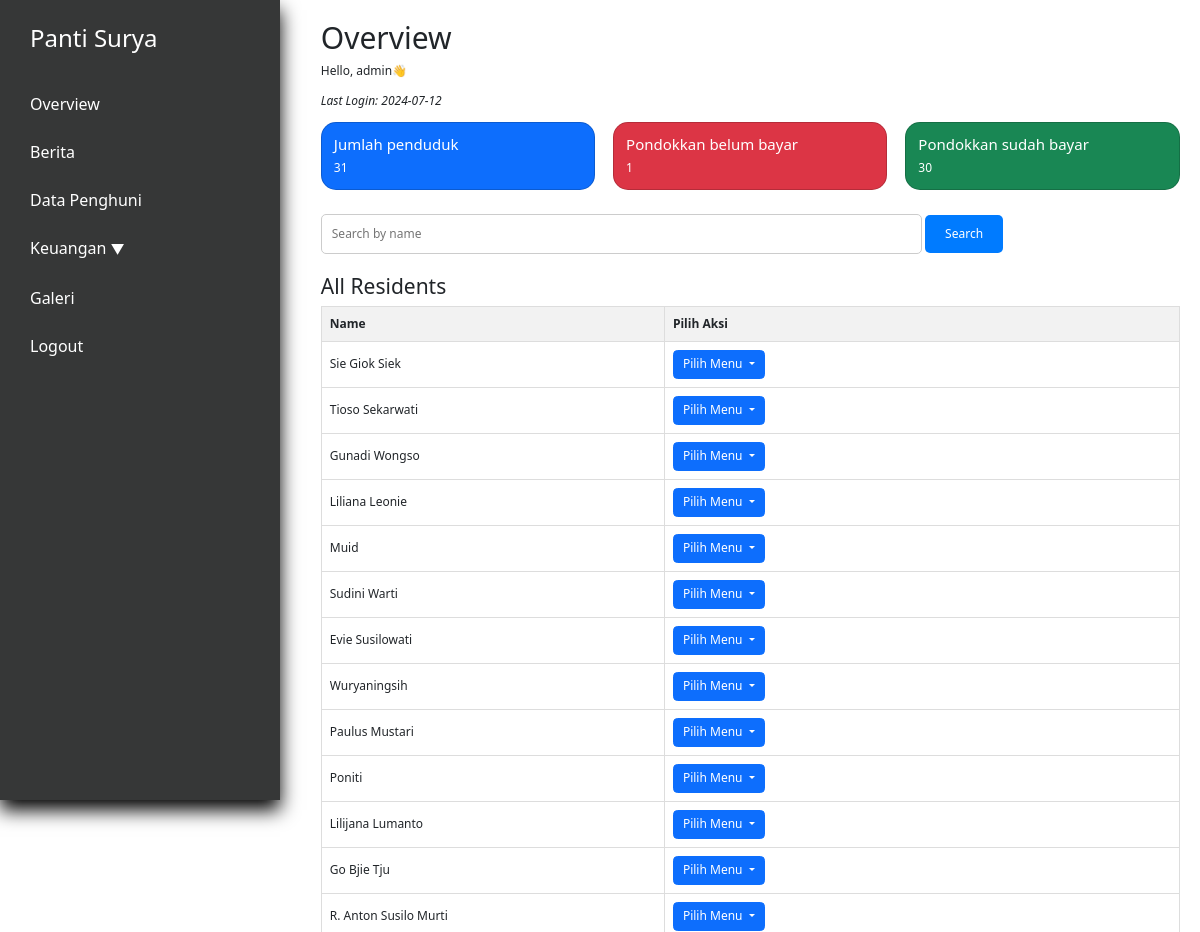
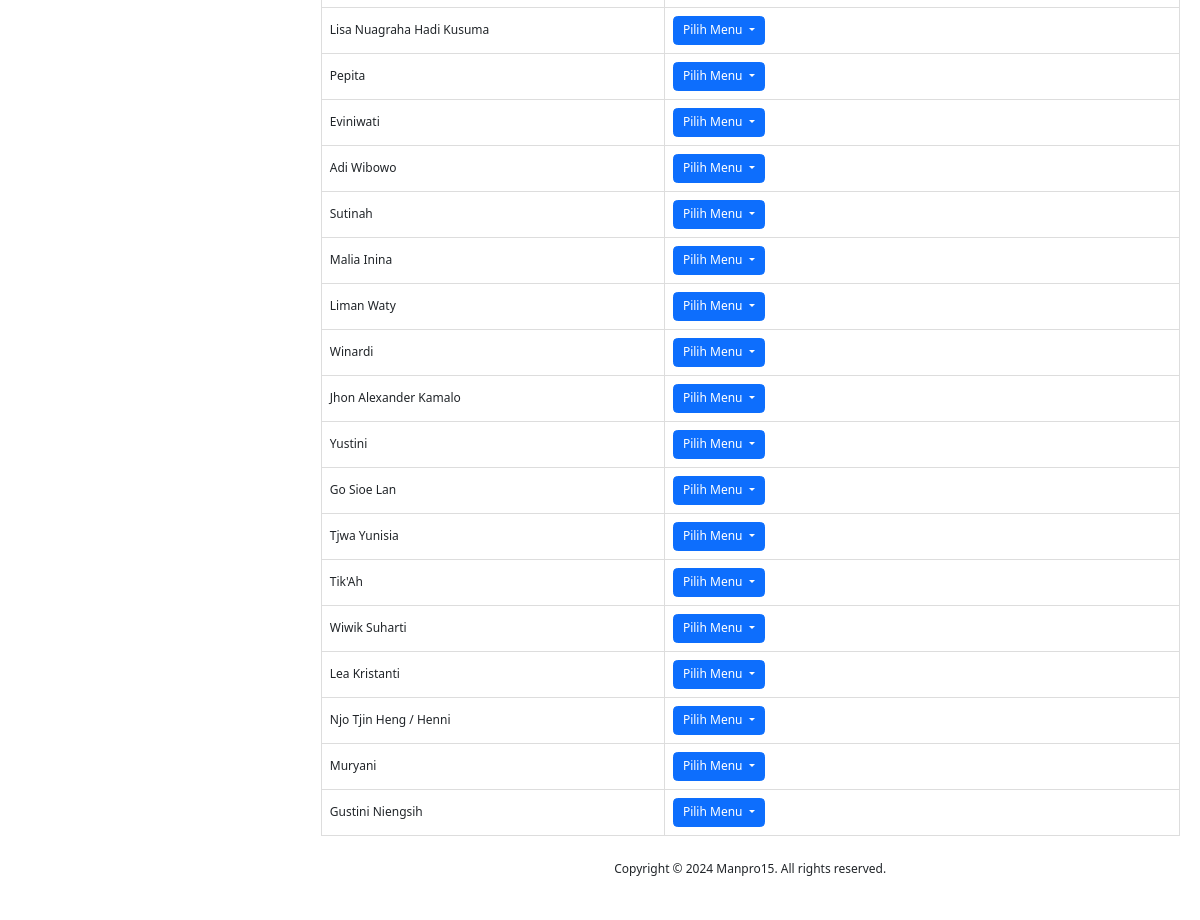
/index.php (signed in), run on the app's committed database (2 pictures, top to bottom).
### tables this page shows
CREATE TABLE `penduduk` (
  `id` int(11) NOT NULL,
  `nama` varchar(250) NOT NULL,
  `alamat` varchar(100) NOT NULL,
  `tanggal_masuk` date DEFAULT NULL,
  `keuangan_pondokkan` int(11) NOT NULL,
  `keuangan_tabungan` int(11) NOT NULL,
  `keuangan_obat` int(11) NOT NULL,
  `keuangan_total` int(11) NOT NULL,
  `profile_picture` varchar(100) NOT NULL,
  `KTP` varchar(100) DEFAULT NULL,
  `KK` varchar(100) DEFAULT NULL,
  `BPJS` varchar(100) DEFAULT NULL,
  `deposit` int(11) DEFAULT NULL,
  `status` tinyint(1) NOT NULL DEFAULT 0,
  `tempat_lahir` varchar(100) NOT NULL DEFAULT '',
  `agama` varchar(15) NOT NULL DEFAULT ' ',
  `tanggal_lahir` date DEFAULT NULL,
  `nomor_induk` int(11) NOT NULL DEFAULT 0,
  `kwitansi_path` varchar(300) DEFAULT NULL,
  `bukti_path` varchar(300) DEFAULT NULL
);

### utils.php (called while the page is built, shortened)
<?php
class myDB
{
    private $host = "localhost";
    private $username = "root";
    private $password = "";
    private $database = "pantisurya";
    private $db;
    function __construct()
    {
        if ($this->db == null) {
            try {
                $this->db = new PDO("mysql:host=$this->host;dbname=$this->database", $this->username, $this->password);
                $this->db->setAttribute(PDO::ATTR_ERRMODE, PDO::ERRMODE_EXCEPTION);
            } catch (PDOException $e) {
                echo "Connection failed: " . $e->getMessage();
            }
        }
    }
    public function prepare($query)
    {
        return $this->db->prepare($query);
    }
    function getCountPenduduk(){
        $query = "SELECT COUNT(*) AS total_residents FROM penduduk WHERE status=0";
        $res = $this->db->prepare($query);
        $res->execute();
        $total_residents = $res->fetch(PDO::FETCH_ASSOC)['total_residents'];
        return $total_residents;
    }
    function getCountUnpaidPondokan(){
        $query = "SELECT penduduk_id, SUM(tagihan) AS unpaid FROM data_pondokkan WHERE status=0 GROUP BY penduduk_id";
        $stmt = $this->db->prepare($query);
        $stmt->execute();
        return count($stmt->fetchAll(PDO::FETCH_ASSOC));
    }
}

### index.php (the view, shortened to what this page needs)
<?php
require "utils.php";
$db = new myDB();
$total_residents = $db->getCountPenduduk();
$total_unpaid = $db->getCountUnpaidPondokan();
$stmt_all_residents = $db->prepare("SELECT * FROM penduduk");
$stmt_all_residents->execute();
$residents = $stmt_all_residents->fetchAll(PDO::FETCH_ASSOC);
?>
<!DOCTYPE html>
<html lang="en">
<head>
    <?php include "layout/stylejquerynbs5.php" ?>
    <link rel="stylesheet" href="layout/indexstyle.css">
</head>
<body>
    <div class="app">
        <div class="dashboard">
            <?php include 'nav.php'?>
            <div class="main">
                <div class="pad">
                    <h1>Overview</h1>
                    <p>Hello, <?php echo isset($_SESSION["username"]) ? $_SESSION["username"] : 'N/A'; ?>👋</p>
                    <p style="font-style: italic;">Last Login: <?php echo isset($_SESSION["last_access"]) ? $_SESSION["last_access"] : 'N/A'; ?></p>
                    <div class="overview-info row justify-content-between">
                        <div class="col">
                            <div class="card text-bg-primary">
                                <div class="row g-0">
                                    <div class="col">
                                        <div class="card-body">
                                            <h5 class="card-title">Jumlah penduduk</h5>
                                            <p class="card-text"><?php echo $total_residents ?></p>
                                        </div>
                                    </div>
                                </div>
                            </div>
                        </div>
                        <div class="col">
                            <div class="card text-bg-danger">
                                <div class="row g-0">
                                    <div class="col">
                                        <div class="card-body">
                                            <h5 class="card-title">Pondokkan belum bayar</h5>
                                            <p class="card-text"><?php echo $total_unpaid ?></p>
                                        </div>
                                    </div>
                                </div>
                            </div>
                        </div>
                        <div class="col">
                            <div class="card text-bg-success">
                                <div class="row g-0">
                                    <div class="col">
                                        <div class="card-body">
                                            <h5 class="card-title">Pondokkan sudah bayar</h5>
                                            <p class="card-text"><?php echo (int)$total_residents-$total_unpaid ?></p>
                                        </div>
                                    </div>
                                </div>
                            </div>
                        </div>
                    </div>
                    <div class="search-bar">
                        <form method="POST">
                            <input type="text" name="search" placeholder="Search by name" class="search-input">
                            <button type="submit" class="search-button">Search</button>
                        </form>
                    </div>
                    <div class="residents-table">
                        <h3>All Residents</h3>
                        <table class="resident-table">
                            <thead>
                                <tr>
                                    <th scope="col">Name</th>
                                    <th scope="col" colspan="2" style="width: 60%;">Pilih Aksi </th>
                                </tr>
                            </thead>
                            <tbody>
                                <?php
                                foreach($residents as $resident){
                                    echo
                                    '
                                    <tr>
                                    <td>'. $resident["nama"] .'</td>
                                    <td>
                                        <div class="dropdown">
                                        <button class="btn btn-primary dropdown-toggle" type="button" data-bs-toggle="dropdown" aria-expanded="false">
                                            Pilih Menu
                                        </button>
                                        <ul class="dropdown-menu">
                                            <li><a class="dropdown-item" href="laporanobat.php?id='.$resident["id"].'">Lihat pengobatan</a></li>
                                            <li><a class="dropdown-item" href="laporanTabungan.php?id='.$resident["id"].'">Lihat tabungan</a></li>
                                            <li><a class="dropdown-item" href="laporanPondokkan.php?id='.$resident["id"].'">Lihat pondokkan</a></li>
                                        </ul>
                                        </div>
                                    </td>
                                    </tr>
                                    ';
                                }
                                ?>
                            </tbody>
                        </table>
                    </div>
                    <?php include 'footer.php'?>
                </div>
            </div>
        </div>
    </div>
</body>
</html>

### layout/indexstyle.css (style rules this page uses)
:root { --side-nav-width: 280px; --bs-border-color: #8a8e91; font-family: 'Roboto', sans-serif; }
* { box-sizing: border-box; margin: 0; padding: 0; }
.pad { padding: 1.7rem; }
.dashboard { display: flex; flex-direction: row; gap: 1.7rem; }
.main { flex: 1; min-height: 100vh; }
@media (max-width: 1366px) { html { font-size: 75%; } }

### index.php (style rules this page uses)
.search-bar { margin-bottom: 20px; }
.search-input { width: 70%; padding: 10px; border-radius: 5px; border: 1px solid #ccc; }
.search-button { padding: 10px 20px; border-radius: 5px; background-color: #007bff; color: #fff; border: none; cursor: pointer; }
.resident-table { width: 100%; border-collapse: collapse; }
.resident-table th, .resident-table td { border: 1px solid #ddd; padding: 8px; text-align: left; }
.resident-table th { background-color: #f2f2f2; }
.overview-info { margin-bottom: 2rem; }
.card { border-radius: 15px; }

### data on the page
penduduk: nama "Sie Giok Siek"
penduduk: nama "Tioso Sekarwati"
penduduk: nama "Gunadi Wongso"
penduduk: nama "Liliana Leonie"
penduduk: nama "Muid"
penduduk: nama "Sudini Warti"
penduduk: nama "Evie Susilowati"
penduduk: nama "Wuryaningsih"
penduduk: nama "Paulus Mustari"
penduduk: nama "Poniti"
penduduk: nama "Lilijana Lumanto"
penduduk: nama "Go Bjie Tju"
penduduk: nama "R. Anton Susilo Murti"
penduduk: nama "Lisa Nuagraha Hadi Kusuma"
penduduk: nama "Pepita"
penduduk: nama "Eviniwati"
penduduk: nama "Adi Wibowo"
penduduk: nama "Sutinah"
penduduk: nama "Malia Inina"
penduduk: nama "Liman Waty"
penduduk: nama "Winardi"
penduduk: nama "Jhon Alexander Kamalo"
penduduk: nama "Yustini"
penduduk: nama "Go Sioe Lan"
penduduk: nama "Tjwa Yunisia"
penduduk: nama "Tik'Ah"
penduduk: nama "Wiwik Suharti"
penduduk: nama "Lea Kristanti"
penduduk: nama "Njo Tjin Heng / Henni"
penduduk: nama "Muryani"
penduduk: nama "Gustini Niengsih"

### other printed values
$_SESSION["username"] "admin"
$_SESSION["last_access"] "2024-07-12"
$total_residents "31"
$total_unpaid "1"
